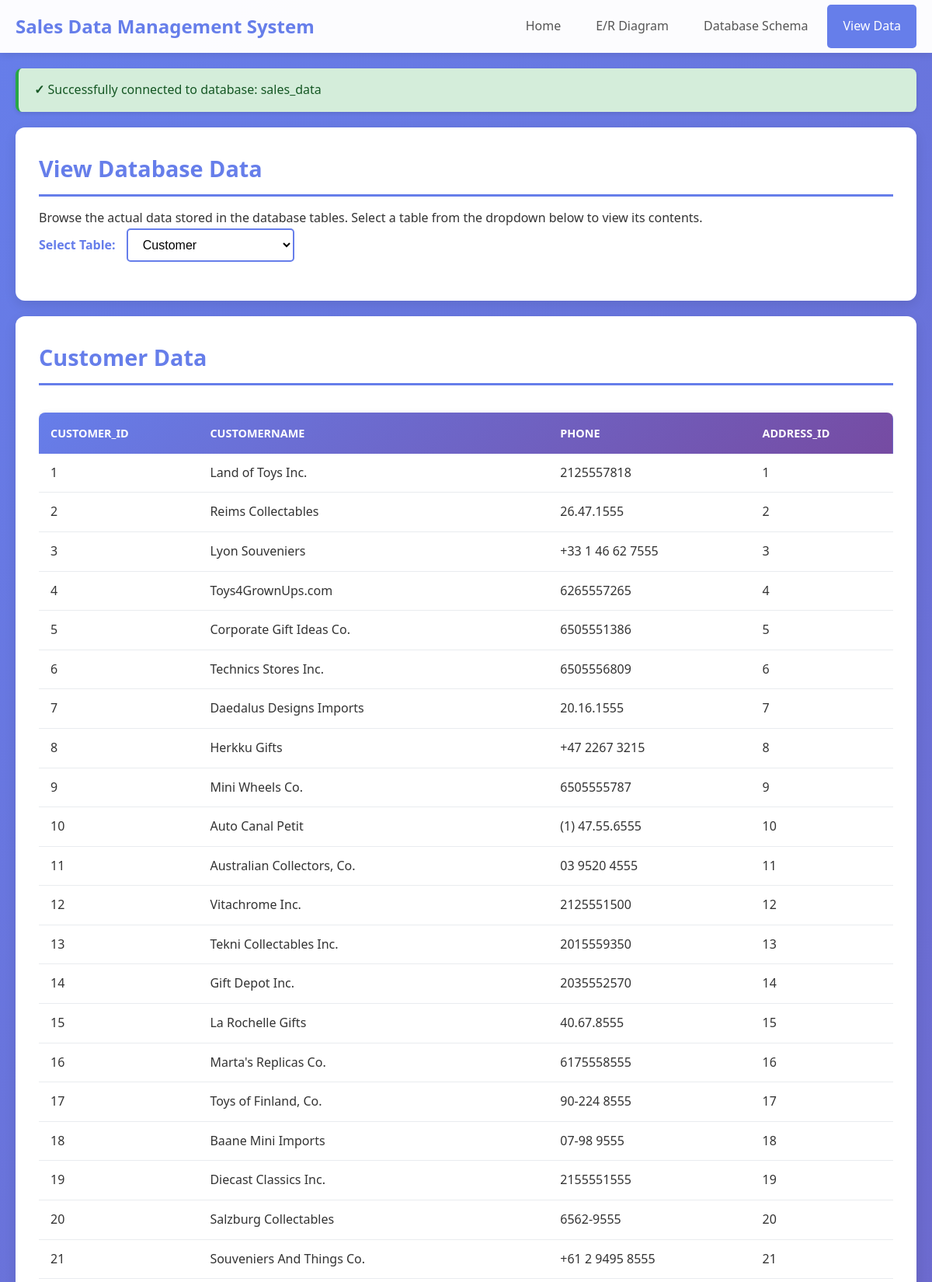
/src/index.php?page=data (upper part), run on the app's committed database.
### tables this page shows
CREATE TABLE Customer (
    CUSTOMER_ID INT PRIMARY KEY,
    CUSTOMERNAME VARCHAR(255),
    PHONE VARCHAR(50),
    ADDRESS_ID INT,
    FOREIGN KEY (ADDRESS_ID) REFERENCES Address(ADDRESS_ID)
);

### src/config.php (called while the page is built, shortened)
<?php
function testConnection() {
    try {
        $result = [
            'success' => true,
            'message' => 'Successfully connected to database: ' . DB_NAME
        ];
        return $result;
    } catch (Exception $e) {
        return [
            'success' => false,
            'message' => 'Connection failed: ' . $e->getMessage()
        ];
    }
}
?>

### src/pages/view_data.php (the view, shortened to what this page needs)
<?php
$selectedTable = isset($_GET['table']) ? $_GET['table'] : 'Customer';
$tables = [
    'Address' => 'Address',
    'Customer' => 'Customer',
    'Contact' => 'Contact',
    'DomesticCustomer' => 'Domestic Customer',
    'InternationalCustomer' => 'International Customer',
    'Product_Line' => 'Product Line',
    'Product' => 'Product',
    'Orders' => 'Orders',
    'Order_Line' => 'Order Line'
];
?>
<div class="card">
    <h2>View Database Data</h2>
    <p>Browse the actual data stored in the database tables. Select a table from the dropdown below to view its contents.</p>
    <div class="table-selector">
        <label for="tableSelect">Select Table:</label>
        <select id="tableSelect" name="table" onchange="window.location.href='index.php?page=data&table=' + this.value">
            <?php foreach ($tables as $value => $label): ?>
                <option value="<?php echo $value; ?>" <?php echo $selectedTable == $value ? 'selected' : ''; ?>>
                    <?php echo $label; ?>
                </option>
            <?php endforeach; ?>
        </select>
    </div>
</div>
<div class="card">
    <h2><?php echo $tables[$selectedTable]; ?> Data</h2>
    <?php
    try {
        $conn = getDBConnection();
        $query = "SELECT * FROM $selectedTable LIMIT 100";
        $result = $conn->query($query);
        if ($result && $result->num_rows > 0) {
            $fields = $result->fetch_fields();
            echo '<div style="overflow-x: auto;">';
            echo '<table class="data-table">';
            echo '<thead><tr>';
            foreach ($fields as $field) {
                echo '<th>' . htmlspecialchars($field->name) . '</th>';
            }
            echo '</tr></thead>';
            echo '<tbody>';
            while ($row = $result->fetch_assoc()) {
                echo '<tr>';
                foreach ($row as $value) {
                    if ($value === null) {
                        echo '<td style="color: #999; font-style: italic;">NULL</td>';
                    } else {
                        echo '<td>' . htmlspecialchars($value) . '</td>';
                    }
                }
                echo '</tr>';
            }
            echo '</tbody>';
            echo '</table>';
            echo '</div>';
        } else {
            echo '<div class="alert alert-error">No data found in the selected table or table is empty.</div>';
        }
    } catch (Exception $e) {
        echo '<div class="alert alert-error">';
        echo '<strong>Error:</strong> Unable to retrieve data from the database.<br>';
        echo 'Error message: ' . htmlspecialchars($e->getMessage());
        echo '</div>';
        echo '<div class="alert alert-info mt-20">';
        echo '<strong>Troubleshooting Tips:</strong>';
        echo '<ul style="margin-top: 10px; padding-left: 20px;">';
        echo '<li>Make sure XAMPP MySQL service is running</li>';
        echo '<li>Verify that the database "sales_data" exists in phpMyAdmin</li>';
        echo '<li>Ensure all SQL files have been imported correctly</li>';
        echo '<li>Check database credentials in config.php</li>';
        echo '</ul>';
        echo '</div>';
    }
    ?>
</div>

### src/index.php (shortened to what this page needs)
<?php
require_once 'config.php';
$connectionStatus = testConnection();
$page = isset($_GET['page']) ? $_GET['page'] : 'home';
?>
<!DOCTYPE html>
<html lang="en">
<head>
    <link rel="stylesheet" href="styles.css">
</head>
<body>
    <nav class="navbar">
        <div class="nav-container">
            <h1 class="nav-title">Sales Data Management System</h1>
            <ul class="nav-menu">
                <li><a href="index.php?page=home" class="<?php echo $page == 'home' ? 'active' : ''; ?>">Home</a></li>
                <li><a href="index.php?page=er-diagram" class="<?php echo $page == 'er-diagram' ? 'active' : ''; ?>">E/R Diagram</a></li>
                <li><a href="index.php?page=schema" class="<?php echo $page == 'schema' ? 'active' : ''; ?>">Database Schema</a></li>
                <li><a href="index.php?page=data" class="<?php echo $page == 'data' ? 'active' : ''; ?>">View Data</a></li>
            </ul>
        </div>
    </nav>
    <div class="container">
        <div class="alert <?php echo $connectionStatus['success'] ? 'alert-success' : 'alert-error'; ?>">
            <strong><?php echo $connectionStatus['success'] ? '✓' : '✗'; ?></strong>
            <?php echo $connectionStatus['message']; ?>
        </div>
        <?php
        switch($page) {
            case 'data':
                include 'pages/view_data.php';
                break;
        }
        ?>
    </div>
</body>
</html>

### src/styles.css (style rules this page uses)
* { margin: 0; padding: 0; box-sizing: border-box; }
body { font-family: 'Segoe UI', Tahoma, Geneva, Verdana, sans-serif; background: linear-gradient(135deg, #667eea 0%, #764ba2 100%); min-height: 100vh; color: #333; line-height: 1.6; }
.container { max-width: 1400px; margin: 0 auto; padding: 20px; min-height: calc(100vh - 140px); }
.navbar { background: rgba(255, 255, 255, 0.98); box-shadow: 0 2px 10px rgba(0, 0, 0, 0.1); position: sticky; top: 0; z-index: 1000; }
.nav-container { max-width: 1400px; margin: 0 auto; padding: 0 20px; display: flex; justify-content: space-between; align-items: center; flex-wrap: wrap; }
.nav-title { color: #667eea; font-size: 1.5rem; padding: 15px 0; }
.nav-menu { display: flex; list-style: none; gap: 5px; }
.nav-menu a { display: block; padding: 15px 20px; text-decoration: none; color: #555; font-weight: 500; transition: all 0.3s ease; border-radius: 5px; }
.nav-menu a.active { background: #667eea; color: white; }
.alert { padding: 15px 20px; border-radius: 8px; margin-bottom: 20px; font-weight: 500; box-shadow: 0 2px 5px rgba(0, 0, 0, 0.1); }
.alert-success { background: #d4edda; color: #155724; border-left: 4px solid #28a745; }
.card { background: white; border-radius: 12px; padding: 30px; margin-bottom: 20px; box-shadow: 0 5px 15px rgba(0, 0, 0, 0.1); transition: transform 0.3s ease, box-shadow 0.3s ease; }
.card h2 { color: #667eea; margin-bottom: 15px; font-size: 1.8rem; border-bottom: 3px solid #667eea; padding-bottom: 10px; }
.data-table { width: 100%; border-collapse: collapse; margin-top: 20px; background: white; border-radius: 8px; overflow: hidden; box-shadow: 0 2px 8px rgba(0, 0, 0, 0.1); }
.data-table thead { background: linear-gradient(135deg, #667eea 0%, #764ba2 100%); color: white; }
.data-table th { padding: 15px; text-align: left; font-weight: 600; text-transform: uppercase; font-size: 0.9rem; }
.data-table td { padding: 12px 15px; border-bottom: 1px solid #e9ecef; }
.table-selector { margin-bottom: 20px; }
.table-selector label { font-weight: 600; color: #667eea; margin-right: 10px; }
.table-selector select { padding: 10px 15px; border: 2px solid #667eea; border-radius: 5px; font-size: 1rem; background: white; cursor: pointer; transition: all 0.3s ease; }

### data on the page
customer: value "1", CUSTOMERNAME "Land of Toys Inc.", PHONE "2125557818"
customer: value "2", CUSTOMERNAME "Reims Collectables", PHONE "26.47.1555"
customer: value "3", CUSTOMERNAME "Lyon Souveniers", PHONE "+33 1 46 62 7555"
customer: value "4", CUSTOMERNAME "Toys4GrownUps.com", PHONE "6265557265"
customer: value "5", CUSTOMERNAME "Corporate Gift Ideas Co.", PHONE "6505551386"
customer: value "6", CUSTOMERNAME "Technics Stores Inc.", PHONE "6505556809"
customer: value "7", CUSTOMERNAME "Daedalus Designs Imports", PHONE "20.16.1555"
customer: value "8", CUSTOMERNAME "Herkku Gifts", PHONE "+47 2267 3215"
customer: value "9", CUSTOMERNAME "Mini Wheels Co.", PHONE "6505555787"
customer: value "10", CUSTOMERNAME "Auto Canal Petit", PHONE "(1) 47.55.6555"
customer: value "11", CUSTOMERNAME "Australian Collectors, Co.", PHONE "03 9520 4555"
customer: value "12", CUSTOMERNAME "Vitachrome Inc.", PHONE "2125551500"
customer: value "13", CUSTOMERNAME "Tekni Collectables Inc.", PHONE "2015559350"
customer: value "14", CUSTOMERNAME "Gift Depot Inc.", PHONE "2035552570"
customer: value "15", CUSTOMERNAME "La Rochelle Gifts", PHONE "40.67.8555"
customer: value "16", CUSTOMERNAME "Marta's Replicas Co.", PHONE "6175558555"
customer: value "17", CUSTOMERNAME "Toys of Finland, Co.", PHONE "90-224 8555"
customer: value "18", CUSTOMERNAME "Baane Mini Imports", PHONE "07-98 9555"
customer: value "19", CUSTOMERNAME "Diecast Classics Inc.", PHONE "2155551555"
customer: value "20", CUSTOMERNAME "Salzburg Collectables", PHONE "6562-9555"
customer: value "21", CUSTOMERNAME "Souveniers And Things Co.", PHONE "+61 2 9495 8555"

### other printed values
$connectionStatus['message'] "Successfully connected to database: sales_data"
$tables[$selectedTable] "Customer"
$field->name "CUSTOMER_ID"
$field->name "CUSTOMERNAME"
$field->name "PHONE"
$field->name "ADDRESS_ID"
form field table "Customer"
